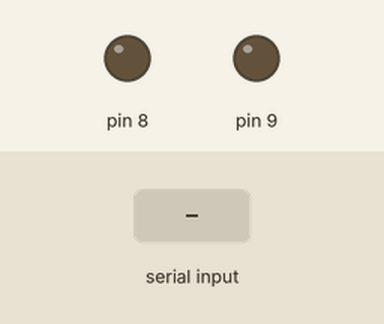
Recording of a sketch running on a simulated Arduino Uno, built with avr-gcc and run on an emulated ATmega328P. Parts: output pins drawn as LEDs (lit = HIGH). The test bench sets the inputs (shaded band).

Above: at 1.2 s.
1.3 s: "90,45\n" received over Serial
At 1.6 s:
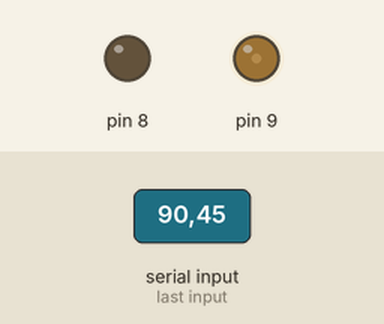
3.8 s: "30,150\n" received over Serial
At 4.6 s:
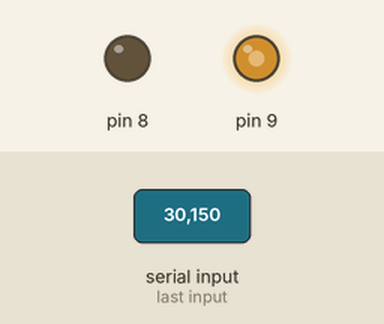
6.3 s: "200\n" received over Serial
At 6.6 s:
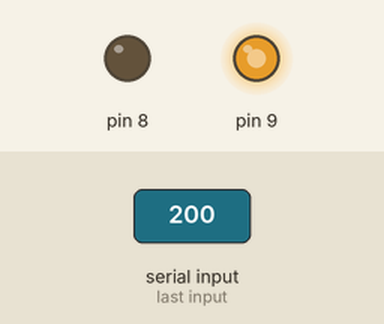
Timing chart, 0 to 9.3 s (numbered marks = the images above; inputs shaded):
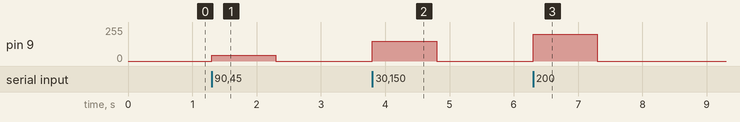

Measured:
- after the input at 1.3 s, pin 9: 0/255 → 45/255 at once, → 0/255 1.0 s later
- after the input at 3.8 s, pin 9: 0/255 → 150/255 at once, → 0/255 1.0 s later
- after the input at 6.3 s, pin 9: 0/255 → 200/255 at once, → 0/255 1.0 s later

The sketch:

step1_pid.ino
```cpp
#include "Driver.h"

int in1 = 8;
int in2 = 9;
Driver driver{in1, in2};

void setup() {
    Serial.begin(115200);
    driver.stop();
}

void loop() {
    if (Serial.available()) {
        int value = Serial.parseInt();
        driver.writeValue(value);
    }
}
```

Driver.h
```cpp
class Driver {
public:
    Driver(int input_a, int input_b) {
        pinMode(input_a, OUTPUT);
        pinMode(input_b, OUTPUT);
        this->pin_a_ = input_a;
        this->pin_b_ = input_b;
    }

    void writeValue(int value) {
        value = constrain(value, -255, 255);
        if (value < 0) {
            analogWrite(pin_a_, abs(value));
            analogWrite(pin_b_, 0);
        } else {
            analogWrite(pin_b_, value);
            analogWrite(pin_a_, 0);
        }
    }

    void stop(){
        this->writeValue(0);
    }

private:
    int pin_a_, pin_b_;
};
```
